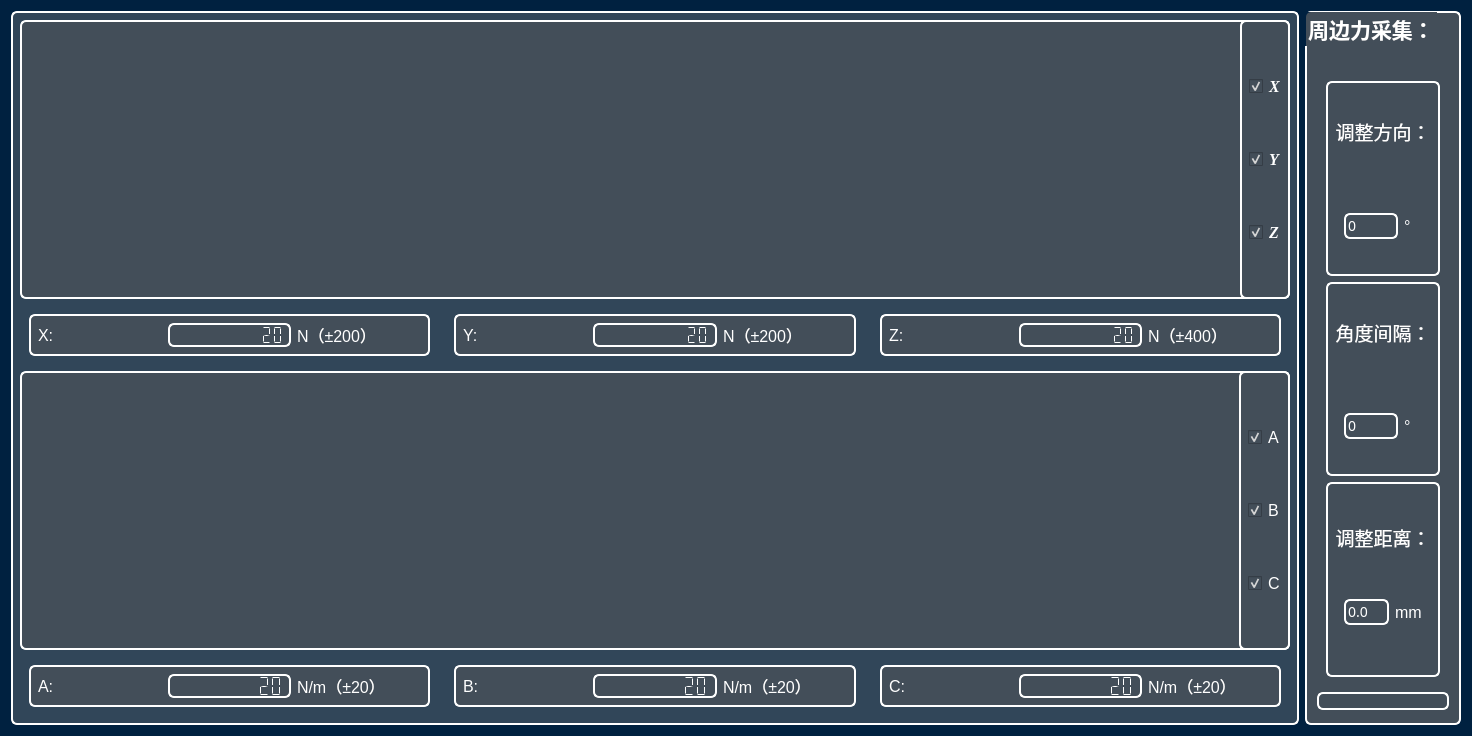
<?xml version="1.0" encoding="UTF-8"?>
<ui version="4.0">
 <class>ForceGet</class>
 <widget class="QDialog" name="ForceGet">
  <property name="geometry">
   <rect>
    <x>0</x>
    <y>0</y>
    <width>1472</width>
    <height>736</height>
   </rect>
  </property>
  <property name="windowTitle">
   <string>Dialog</string>
  </property>
  <property name="styleSheet">
   <string notr="true">
background-color: #002140;</string>
  </property>
  <layout class="QHBoxLayout" name="horizontalLayout">
   <item>
    <widget class="QWidget" name="widget_5" native="true">
     <property name="styleSheet">
      <string notr="true">border-radius:6px;
border-width:2px;
border-style:solid;
border-color:white;
background-color:#314659;
color:white;
</string>
     </property>
     <layout class="QVBoxLayout" name="verticalLayout_5" stretch="5,1,5,1">
      <item>
       <widget class="QChartView" name="widget_Chart_Coordinate" native="true">
        <property name="styleSheet">
         <string notr="true">background-color:#434e59;</string>
        </property>
        <layout class="QHBoxLayout" name="horizontalLayout_28">
         <property name="spacing">
          <number>0</number>
         </property>
         <property name="leftMargin">
          <number>0</number>
         </property>
         <property name="topMargin">
          <number>0</number>
         </property>
         <property name="rightMargin">
          <number>0</number>
         </property>
         <property name="bottomMargin">
          <number>0</number>
         </property>
         <item>
          <spacer name="horizontalSpacer_3">
           <property name="orientation">
            <enum>Qt::Horizontal</enum>
           </property>
           <property name="sizeHint" stdset="0">
            <size>
             <width>508</width>
             <height>20</height>
            </size>
           </property>
          </spacer>
         </item>
         <item>
          <widget class="QWidget" name="widget_12" native="true">
           <property name="font">
            <font>
             <family>Times New Roman</family>
             <pointsize>12</pointsize>
             <weight>75</weight>
             <bold>true</bold>
            </font>
           </property>
           <layout class="QVBoxLayout" name="verticalLayout_6">
            <item>
             <widget class="QCheckBox" name="checkBox_X">
              <property name="font">
               <font>
                <family>Times New Roman</family>
                <pointsize>-1</pointsize>
                <weight>75</weight>
                <italic>true</italic>
                <bold>true</bold>
               </font>
              </property>
              <property name="styleSheet">
               <string notr="true">border:none;
font:bold italic  &quot;Times New Roman&quot;;
font-size:16px; 
border-width:0px;
</string>
              </property>
              <property name="text">
               <string>X</string>
              </property>
              <property name="checked">
               <bool>true</bool>
              </property>
             </widget>
            </item>
            <item>
             <widget class="QCheckBox" name="checkBox_Y">
              <property name="font">
               <font>
                <family>Times New Roman</family>
                <pointsize>-1</pointsize>
                <weight>75</weight>
                <italic>true</italic>
                <bold>true</bold>
               </font>
              </property>
              <property name="tabletTracking">
               <bool>false</bool>
              </property>
              <property name="styleSheet">
               <string notr="true">border:none;
font:bold italic  &quot;Times New Roman&quot;;
font-size:16px; 
border-width:0px;
</string>
              </property>
              <property name="text">
               <string>Y</string>
              </property>
              <property name="checked">
               <bool>true</bool>
              </property>
              <property name="tristate">
               <bool>false</bool>
              </property>
             </widget>
            </item>
            <item>
             <widget class="QCheckBox" name="checkBox_Z">
              <property name="font">
               <font>
                <family>Times New Roman</family>
                <pointsize>-1</pointsize>
                <weight>75</weight>
                <italic>true</italic>
                <bold>true</bold>
               </font>
              </property>
              <property name="styleSheet">
               <string notr="true">border:none;
font:bold italic  &quot;Times New Roman&quot;;
font-size:16px; 
border-width:0px;
</string>
              </property>
              <property name="text">
               <string>Z</string>
              </property>
              <property name="checked">
               <bool>true</bool>
              </property>
             </widget>
            </item>
           </layout>
          </widget>
         </item>
        </layout>
       </widget>
      </item>
      <item>
       <widget class="QWidget" name="widget_29" native="true">
        <property name="styleSheet">
         <string notr="true">border:none;</string>
        </property>
        <layout class="QHBoxLayout" name="horizontalLayout_29">
         <property name="spacing">
          <number>24</number>
         </property>
         <item>
          <widget class="QWidget" name="widget_13" native="true">
           <property name="styleSheet">
            <string notr="true">border-radius:6px;
border-width:2px;
border-style:solid;
border-color:white;
background-color:#434e59;</string>
           </property>
           <layout class="QHBoxLayout" name="horizontalLayout_7">
            <item>
             <widget class="QLabel" name="label_2">
              <property name="styleSheet">
               <string notr="true">border:none;
font:bold italic  &quot;Times New Roman&quot;;
font-size:16px; 
border-width:0px;
</string>
              </property>
              <property name="text">
               <string>X:</string>
              </property>
             </widget>
            </item>
            <item>
             <widget class="QLCDNumber" name="lcdNumber_X">
              <property name="font">
               <font>
                <pointsize>16</pointsize>
               </font>
              </property>
              <property name="styleSheet">
               <string notr="true"/>
              </property>
              <property name="smallDecimalPoint">
               <bool>true</bool>
              </property>
              <property name="digitCount">
               <number>10</number>
              </property>
              <property name="segmentStyle">
               <enum>QLCDNumber::Flat</enum>
              </property>
              <property name="value" stdset="0">
               <double>20.000000000000000</double>
              </property>
              <property name="intValue" stdset="0">
               <number>20</number>
              </property>
             </widget>
            </item>
            <item>
             <widget class="QLabel" name="label_33">
              <property name="styleSheet">
               <string notr="true">border:none;
font:bold italic  &quot;Times New Roman&quot;;
font-size:16px; 
border-width:0px;
</string>
              </property>
              <property name="text">
               <string>N（±200）</string>
              </property>
             </widget>
            </item>
           </layout>
          </widget>
         </item>
         <item>
          <widget class="QWidget" name="widget_15" native="true">
           <property name="styleSheet">
            <string notr="true">border-radius:6px;
border-width:2px;
border-style:solid;
border-color:white;
background-color:#434e59;</string>
           </property>
           <layout class="QHBoxLayout" name="horizontalLayout_13">
            <item>
             <widget class="QLabel" name="label_15">
              <property name="styleSheet">
               <string notr="true">border:none;
font:bold italic  &quot;Times New Roman&quot;;
font-size:16px; 
border-width:0px;
</string>
              </property>
              <property name="text">
               <string>Y:</string>
              </property>
             </widget>
            </item>
            <item>
             <widget class="QLCDNumber" name="lcdNumber_Y">
              <property name="font">
               <font>
                <pointsize>16</pointsize>
               </font>
              </property>
              <property name="styleSheet">
               <string notr="true"/>
              </property>
              <property name="smallDecimalPoint">
               <bool>true</bool>
              </property>
              <property name="digitCount">
               <number>10</number>
              </property>
              <property name="segmentStyle">
               <enum>QLCDNumber::Flat</enum>
              </property>
              <property name="value" stdset="0">
               <double>20.000000000000000</double>
              </property>
              <property name="intValue" stdset="0">
               <number>20</number>
              </property>
             </widget>
            </item>
            <item>
             <widget class="QLabel" name="label_34">
              <property name="styleSheet">
               <string notr="true">border:none;
font:bold italic  &quot;Times New Roman&quot;;
font-size:16px; 
border-width:0px;
</string>
              </property>
              <property name="text">
               <string>N（±200）</string>
              </property>
             </widget>
            </item>
           </layout>
          </widget>
         </item>
         <item>
          <widget class="QWidget" name="widget_16" native="true">
           <property name="styleSheet">
            <string notr="true">border-radius:6px;
border-width:2px;
border-style:solid;
border-color:white;
background-color:#434e59;</string>
           </property>
           <layout class="QHBoxLayout" name="horizontalLayout_14">
            <item>
             <widget class="QLabel" name="label_35">
              <property name="styleSheet">
               <string notr="true">border:none;
font:bold italic  &quot;Times New Roman&quot;;
font-size:16px; 
border-width:0px;
</string>
              </property>
              <property name="text">
               <string>Z:</string>
              </property>
             </widget>
            </item>
            <item>
             <widget class="QLCDNumber" name="lcdNumber_Z">
              <property name="font">
               <font>
                <pointsize>16</pointsize>
               </font>
              </property>
              <property name="styleSheet">
               <string notr="true"/>
              </property>
              <property name="smallDecimalPoint">
               <bool>true</bool>
              </property>
              <property name="digitCount">
               <number>10</number>
              </property>
              <property name="segmentStyle">
               <enum>QLCDNumber::Flat</enum>
              </property>
              <property name="value" stdset="0">
               <double>20.000000000000000</double>
              </property>
              <property name="intValue" stdset="0">
               <number>20</number>
              </property>
             </widget>
            </item>
            <item>
             <widget class="QLabel" name="label_36">
              <property name="styleSheet">
               <string notr="true">border:none;
font:bold italic  &quot;Times New Roman&quot;;
font-size:16px; 
border-width:0px;
</string>
              </property>
              <property name="text">
               <string>N（±400）</string>
              </property>
             </widget>
            </item>
           </layout>
          </widget>
         </item>
        </layout>
       </widget>
      </item>
      <item>
       <widget class="QChartView" name="widget_Chart_Angle" native="true">
        <property name="styleSheet">
         <string notr="true">background-color:#434e59;</string>
        </property>
        <layout class="QHBoxLayout" name="horizontalLayout_8">
         <property name="spacing">
          <number>0</number>
         </property>
         <property name="leftMargin">
          <number>0</number>
         </property>
         <property name="topMargin">
          <number>0</number>
         </property>
         <property name="rightMargin">
          <number>0</number>
         </property>
         <property name="bottomMargin">
          <number>0</number>
         </property>
         <item>
          <spacer name="horizontalSpacer_4">
           <property name="orientation">
            <enum>Qt::Horizontal</enum>
           </property>
           <property name="sizeHint" stdset="0">
            <size>
             <width>495</width>
             <height>20</height>
            </size>
           </property>
          </spacer>
         </item>
         <item>
          <widget class="QWidget" name="widget_4" native="true">
           <property name="font">
            <font>
             <family>Times New Roman</family>
             <pointsize>12</pointsize>
             <weight>75</weight>
             <bold>true</bold>
            </font>
           </property>
           <layout class="QVBoxLayout" name="verticalLayout_7">
            <item>
             <widget class="QCheckBox" name="checkBox_A">
              <property name="styleSheet">
               <string notr="true">border:none;
font:bold italic  &quot;Times New Roman&quot;;
font-size:16px; 
border-width:0px;
</string>
              </property>
              <property name="text">
               <string>A</string>
              </property>
              <property name="checked">
               <bool>true</bool>
              </property>
             </widget>
            </item>
            <item>
             <widget class="QCheckBox" name="checkBox_B">
              <property name="styleSheet">
               <string notr="true">border:none;
font:bold italic  &quot;Times New Roman&quot;;
font-size:16px; 
border-width:0px;
</string>
              </property>
              <property name="text">
               <string>B</string>
              </property>
              <property name="checked">
               <bool>true</bool>
              </property>
             </widget>
            </item>
            <item>
             <widget class="QCheckBox" name="checkBox_C">
              <property name="styleSheet">
               <string notr="true">border:none;
font:bold italic  &quot;Times New Roman&quot;;
font-size:16px; 
border-width:0px;
</string>
              </property>
              <property name="text">
               <string>C</string>
              </property>
              <property name="checked">
               <bool>true</bool>
              </property>
             </widget>
            </item>
           </layout>
          </widget>
         </item>
        </layout>
       </widget>
      </item>
      <item>
       <widget class="QWidget" name="widget_33" native="true">
        <property name="styleSheet">
         <string notr="true">border:none;</string>
        </property>
        <layout class="QHBoxLayout" name="horizontalLayout_30">
         <property name="spacing">
          <number>24</number>
         </property>
         <item>
          <widget class="QWidget" name="widget_34" native="true">
           <property name="styleSheet">
            <string notr="true">border-radius:6px;
border-width:2px;
border-style:solid;
border-color:white;
background-color:#434e59;</string>
           </property>
           <layout class="QHBoxLayout" name="horizontalLayout_31">
            <item>
             <widget class="QLabel" name="label_37">
              <property name="styleSheet">
               <string notr="true">border:none;
font:bold italic  &quot;Times New Roman&quot;;
font-size:16px; 
border-width:0px;
</string>
              </property>
              <property name="text">
               <string>A:</string>
              </property>
             </widget>
            </item>
            <item>
             <widget class="QLCDNumber" name="lcdNumber_MX">
              <property name="font">
               <font>
                <pointsize>16</pointsize>
               </font>
              </property>
              <property name="styleSheet">
               <string notr="true"/>
              </property>
              <property name="smallDecimalPoint">
               <bool>true</bool>
              </property>
              <property name="digitCount">
               <number>9</number>
              </property>
              <property name="segmentStyle">
               <enum>QLCDNumber::Flat</enum>
              </property>
              <property name="value" stdset="0">
               <double>20.000000000000000</double>
              </property>
              <property name="intValue" stdset="0">
               <number>20</number>
              </property>
             </widget>
            </item>
            <item>
             <widget class="QLabel" name="label_38">
              <property name="styleSheet">
               <string notr="true">border:none;
font:bold italic  &quot;Times New Roman&quot;;
font-size:16px; 
border-width:0px;
</string>
              </property>
              <property name="text">
               <string>N/m（±20）</string>
              </property>
             </widget>
            </item>
           </layout>
          </widget>
         </item>
         <item>
          <widget class="QWidget" name="widget_35" native="true">
           <property name="styleSheet">
            <string notr="true">border-radius:6px;
border-width:2px;
border-style:solid;
border-color:white;
background-color:#434e59;</string>
           </property>
           <layout class="QHBoxLayout" name="horizontalLayout_32">
            <item>
             <widget class="QLabel" name="label_39">
              <property name="styleSheet">
               <string notr="true">border:none;
font:bold italic  &quot;Times New Roman&quot;;
font-size:16px; 
border-width:0px;
</string>
              </property>
              <property name="text">
               <string>B:</string>
              </property>
             </widget>
            </item>
            <item>
             <widget class="QLCDNumber" name="lcdNumber_MY">
              <property name="font">
               <font>
                <pointsize>16</pointsize>
               </font>
              </property>
              <property name="styleSheet">
               <string notr="true"/>
              </property>
              <property name="smallDecimalPoint">
               <bool>true</bool>
              </property>
              <property name="digitCount">
               <number>9</number>
              </property>
              <property name="segmentStyle">
               <enum>QLCDNumber::Flat</enum>
              </property>
              <property name="value" stdset="0">
               <double>20.000000000000000</double>
              </property>
              <property name="intValue" stdset="0">
               <number>20</number>
              </property>
             </widget>
            </item>
            <item>
             <widget class="QLabel" name="label_40">
              <property name="styleSheet">
               <string notr="true">border:none;
font:bold italic  &quot;Times New Roman&quot;;
font-size:16px; 
border-width:0px;
</string>
              </property>
              <property name="text">
               <string>N/m（±20）</string>
              </property>
             </widget>
            </item>
           </layout>
          </widget>
         </item>
         <item>
          <widget class="QWidget" name="widget_36" native="true">
           <property name="styleSheet">
            <string notr="true">border-radius:6px;
border-width:2px;
border-style:solid;
border-color:white;
background-color:#434e59;</string>
           </property>
           <layout class="QHBoxLayout" name="horizontalLayout_33">
            <item>
             <widget class="QLabel" name="label_41">
              <property name="styleSheet">
               <string notr="true">border:none;
font:bold italic  &quot;Times New Roman&quot;;
font-size:16px; 
border-width:0px;
</string>
              </property>
              <property name="text">
               <string>C:</string>
              </property>
             </widget>
            </item>
            <item>
             <widget class="QLCDNumber" name="lcdNumber_MZ">
              <property name="font">
               <font>
                <pointsize>16</pointsize>
               </font>
              </property>
              <property name="styleSheet">
               <string notr="true"/>
              </property>
              <property name="smallDecimalPoint">
               <bool>true</bool>
              </property>
              <property name="digitCount">
               <number>9</number>
              </property>
              <property name="segmentStyle">
               <enum>QLCDNumber::Flat</enum>
              </property>
              <property name="value" stdset="0">
               <double>20.000000000000000</double>
              </property>
              <property name="intValue" stdset="0">
               <number>20</number>
              </property>
             </widget>
            </item>
            <item>
             <widget class="QLabel" name="label_42">
              <property name="styleSheet">
               <string notr="true">border:none;
font:bold italic  &quot;Times New Roman&quot;;
font-size:16px; 
border-width:0px;
</string>
              </property>
              <property name="text">
               <string>N/m（±20）</string>
              </property>
             </widget>
            </item>
           </layout>
          </widget>
         </item>
        </layout>
       </widget>
      </item>
     </layout>
    </widget>
   </item>
   <item>
    <widget class="QGroupBox" name="groupBox_Force_4">
     <property name="font">
      <font>
       <pointsize>16</pointsize>
       <weight>75</weight>
       <bold>true</bold>
      </font>
     </property>
     <property name="styleSheet">
      <string notr="true">border-radius:6px;
border-width:2px;
border-style:solid;
border-color:white;
background-color:#434e59;
color:white;</string>
     </property>
     <property name="title">
      <string>周边力采集：</string>
     </property>
     <layout class="QVBoxLayout" name="verticalLayout_12">
      <property name="topMargin">
       <number>30</number>
      </property>
      <property name="bottomMargin">
       <number>12</number>
      </property>
      <item>
       <widget class="QWidget" name="widget_30" native="true">
        <property name="sizePolicy">
         <sizepolicy hsizetype="Fixed" vsizetype="Preferred">
          <horstretch>0</horstretch>
          <verstretch>0</verstretch>
         </sizepolicy>
        </property>
        <property name="styleSheet">
         <string notr="true">border:none;
background-color:#434e59;
font: &quot;Times New Roman&quot; 24px;</string>
        </property>
        <layout class="QVBoxLayout" name="verticalLayout_10">
         <property name="leftMargin">
          <number>9</number>
         </property>
         <property name="topMargin">
          <number>9</number>
         </property>
         <property name="rightMargin">
          <number>9</number>
         </property>
         <property name="bottomMargin">
          <number>9</number>
         </property>
         <item>
          <widget class="QWidget" name="widget_32" native="true">
           <property name="styleSheet">
            <string notr="true">border-radius:6px;
border-width:2px;
border-style:solid;
border-color:white;</string>
           </property>
           <layout class="QVBoxLayout" name="verticalLayout_13">
            <property name="spacing">
             <number>12</number>
            </property>
            <item>
             <widget class="QLabel" name="label_31">
              <property name="font">
               <font>
                <family>Microsoft Yahei</family>
                <pointsize>14</pointsize>
                <weight>50</weight>
                <italic>false</italic>
                <bold>false</bold>
               </font>
              </property>
              <property name="styleSheet">
               <string notr="true">font-family:Microsoft Yahei;
border:none;
</string>
              </property>
              <property name="text">
               <string>调整方向：</string>
              </property>
              <property name="alignment">
               <set>Qt::AlignCenter</set>
              </property>
             </widget>
            </item>
            <item>
             <widget class="QWidget" name="widget_37" native="true">
              <property name="styleSheet">
               <string notr="true">border:none;
</string>
              </property>
              <layout class="QHBoxLayout" name="horizontalLayout_26" stretch="3,1">
               <item>
                <widget class="QDoubleSpinBox" name="doubleSpinBox_ForceAngel">
                 <property name="font">
                  <font>
                   <family>24px</family>
                   <pointsize>-1</pointsize>
                   <weight>50</weight>
                   <italic>false</italic>
                   <bold>false</bold>
                  </font>
                 </property>
                 <property name="styleSheet">
                  <string notr="true">font:  &quot;Times New Roman&quot;;
font-size:14px; 
border-radius:6px;
border-width:2px;
border-style:solid;
border-color:white;</string>
                 </property>
                 <property name="buttonSymbols">
                  <enum>QAbstractSpinBox::NoButtons</enum>
                 </property>
                 <property name="decimals">
                  <number>0</number>
                 </property>
                </widget>
               </item>
               <item>
                <widget class="QLabel" name="label_32">
                 <property name="styleSheet">
                  <string notr="true">border:none;
font:bold italic  &quot;Times New Roman&quot;;
font-size:16px; 
border-width:0px;
</string>
                 </property>
                 <property name="text">
                  <string>°</string>
                 </property>
                </widget>
               </item>
              </layout>
             </widget>
            </item>
           </layout>
          </widget>
         </item>
         <item>
          <widget class="QWidget" name="widget_39" native="true">
           <property name="styleSheet">
            <string notr="true">border-radius:6px;
border-width:2px;
border-style:solid;
border-color:white;</string>
           </property>
           <layout class="QVBoxLayout" name="verticalLayout_15">
            <property name="spacing">
             <number>12</number>
            </property>
            <item>
             <widget class="QLabel" name="label_43">
              <property name="font">
               <font>
                <family>Microsoft Yahei</family>
                <pointsize>14</pointsize>
                <weight>50</weight>
                <italic>false</italic>
                <bold>false</bold>
               </font>
              </property>
              <property name="styleSheet">
               <string notr="true">font-family:Microsoft Yahei;
border:none;
</string>
              </property>
              <property name="text">
               <string>角度间隔：</string>
              </property>
              <property name="alignment">
               <set>Qt::AlignCenter</set>
              </property>
             </widget>
            </item>
            <item>
             <widget class="QWidget" name="widget_40" native="true">
              <property name="styleSheet">
               <string notr="true">border:none;
</string>
              </property>
              <layout class="QHBoxLayout" name="horizontalLayout_34" stretch="3,1">
               <item>
                <widget class="QDoubleSpinBox" name="doubleSpinBox_Angel_Interval">
                 <property name="font">
                  <font>
                   <family>24px</family>
                   <pointsize>-1</pointsize>
                   <weight>50</weight>
                   <italic>false</italic>
                   <bold>false</bold>
                  </font>
                 </property>
                 <property name="styleSheet">
                  <string notr="true">font:  &quot;Times New Roman&quot;;
font-size:14px; 
border-radius:6px;
border-width:2px;
border-style:solid;
border-color:white;</string>
                 </property>
                 <property name="buttonSymbols">
                  <enum>QAbstractSpinBox::NoButtons</enum>
                 </property>
                 <property name="decimals">
                  <number>0</number>
                 </property>
                </widget>
               </item>
               <item>
                <widget class="QLabel" name="label_44">
                 <property name="styleSheet">
                  <string notr="true">border:none;
font:bold italic  &quot;Times New Roman&quot;;
font-size:16px; 
border-width:0px;
</string>
                 </property>
                 <property name="text">
                  <string>°</string>
                 </property>
                </widget>
               </item>
              </layout>
             </widget>
            </item>
           </layout>
          </widget>
         </item>
         <item>
          <widget class="QWidget" name="widget_31" native="true">
           <property name="styleSheet">
            <string notr="true">border-radius:6px;
border-width:2px;
border-style:solid;
border-color:white;</string>
           </property>
           <layout class="QVBoxLayout" name="verticalLayout_14">
            <item>
             <widget class="QLabel" name="label_29">
              <property name="sizePolicy">
               <sizepolicy hsizetype="Preferred" vsizetype="Fixed">
                <horstretch>0</horstretch>
                <verstretch>0</verstretch>
               </sizepolicy>
              </property>
              <property name="font">
               <font>
                <family>Microsoft Yahei</family>
                <pointsize>14</pointsize>
                <weight>50</weight>
                <italic>false</italic>
                <bold>false</bold>
               </font>
              </property>
              <property name="styleSheet">
               <string notr="true">font-family:Microsoft Yahei;
border:none;</string>
              </property>
              <property name="text">
               <string>调整距离：</string>
              </property>
              <property name="alignment">
               <set>Qt::AlignCenter</set>
              </property>
             </widget>
            </item>
            <item>
             <widget class="QWidget" name="widget_38" native="true">
              <property name="sizePolicy">
               <sizepolicy hsizetype="Preferred" vsizetype="Fixed">
                <horstretch>0</horstretch>
                <verstretch>0</verstretch>
               </sizepolicy>
              </property>
              <property name="styleSheet">
               <string notr="true">border:none;</string>
              </property>
              <layout class="QHBoxLayout" name="horizontalLayout_27" stretch="3,1">
               <item>
                <widget class="QDoubleSpinBox" name="doubleSpinBox_ForceDistance">
                 <property name="font">
                  <font>
                   <family>24px</family>
                   <pointsize>-1</pointsize>
                   <weight>50</weight>
                   <italic>false</italic>
                   <bold>false</bold>
                  </font>
                 </property>
                 <property name="styleSheet">
                  <string notr="true">font:  &quot;Times New Roman&quot;;
font-size:14px; 
border-radius:6px;
border-width:2px;
border-style:solid;
border-color:white;</string>
                 </property>
                 <property name="buttonSymbols">
                  <enum>QAbstractSpinBox::NoButtons</enum>
                 </property>
                 <property name="decimals">
                  <number>1</number>
                 </property>
                </widget>
               </item>
               <item>
                <widget class="QLabel" name="label_30">
                 <property name="styleSheet">
                  <string notr="true">border:none;
font:bold italic  &quot;Times New Roman&quot;;
font-size:16px; 
border-width:0px;
</string>
                 </property>
                 <property name="text">
                  <string>mm</string>
                 </property>
                </widget>
               </item>
              </layout>
             </widget>
            </item>
           </layout>
          </widget>
         </item>
        </layout>
       </widget>
      </item>
      <item>
       <widget class="QPushButton" name="pushButton_Sensor_Monitor">
        <property name="sizePolicy">
         <sizepolicy hsizetype="Preferred" vsizetype="Fixed">
          <horstretch>0</horstretch>
          <verstretch>0</verstretch>
         </sizepolicy>
        </property>
        <property name="contextMenuPolicy">
         <enum>Qt::CustomContextMenu</enum>
        </property>
        <property name="layoutDirection">
         <enum>Qt::LeftToRight</enum>
        </property>
        <property name="styleSheet">
         <string notr="true">QPushButton
{
    font-family:Microsoft Yahei;
    color:white;
    background-color:rgb(14 , 150 , 254);
    border-radius:5px;
}

QPushButton:hover
{
    background-color:rgb(44 , 137 , 255);
}

QPushButton:pressed
{
    background-color:rgb(14 , 135 , 228);
    padding-left:3px;
    padding-top:3px;
}
border:none;</string>
        </property>
        <property name="text">
         <string/>
        </property>
        <property name="icon">
         <iconset resource="resources/resources.qrc">
          <normaloff>:/icons/icons/monitorOnW.svg</normaloff>:/icons/icons/monitorOnW.svg</iconset>
        </property>
        <property name="iconSize">
         <size>
          <width>80</width>
          <height>80</height>
         </size>
        </property>
        <property name="autoRepeat">
         <bool>false</bool>
        </property>
        <property name="flat">
         <bool>false</bool>
        </property>
       </widget>
      </item>
     </layout>
    </widget>
   </item>
  </layout>
 </widget>
 <customwidgets>
  <customwidget>
   <class>QChartView</class>
   <extends>QWidget</extends>
   <header>qchartview.h</header>
   <container>1</container>
  </customwidget>
 </customwidgets>
 <resources>
  <include location="resources/resources.qrc"/>
 </resources>
 <connections/>
</ui>
